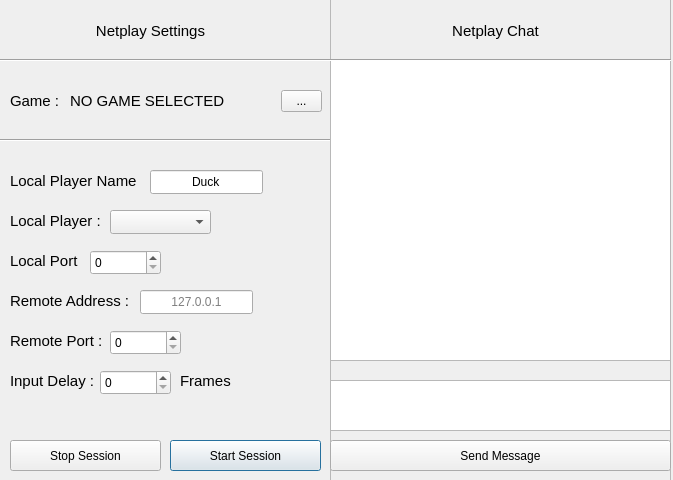
<?xml version="1.0" encoding="UTF-8"?>
<ui version="4.0">
 <class>NetplaySessionDialog</class>
 <widget class="QDialog" name="NetplaySessionDialog">
  <property name="geometry">
   <rect>
    <x>0</x>
    <y>0</y>
    <width>673</width>
    <height>480</height>
   </rect>
  </property>
  <property name="sizePolicy">
   <sizepolicy hsizetype="Fixed" vsizetype="Fixed">
    <horstretch>0</horstretch>
    <verstretch>0</verstretch>
   </sizepolicy>
  </property>
  <property name="minimumSize">
   <size>
    <width>673</width>
    <height>480</height>
   </size>
  </property>
  <property name="maximumSize">
   <size>
    <width>673</width>
    <height>480</height>
   </size>
  </property>
  <property name="windowTitle">
   <string>Dialog</string>
  </property>
  <widget class="QFrame" name="SettingsFrame">
   <property name="geometry">
    <rect>
     <x>-10</x>
     <y>-10</y>
     <width>341</width>
     <height>491</height>
    </rect>
   </property>
   <property name="frameShape">
    <enum>QFrame::StyledPanel</enum>
   </property>
   <property name="frameShadow">
    <enum>QFrame::Raised</enum>
   </property>
   <property name="lineWidth">
    <number>2</number>
   </property>
   <widget class="QLabel" name="lblLocalPlayer">
    <property name="geometry">
     <rect>
      <x>20</x>
      <y>210</y>
      <width>91</width>
      <height>41</height>
     </rect>
    </property>
    <property name="font">
     <font>
      <pointsize>11</pointsize>
     </font>
    </property>
    <property name="text">
     <string>Local Player :</string>
    </property>
    <property name="alignment">
     <set>Qt::AlignLeading|Qt::AlignLeft|Qt::AlignVCenter</set>
    </property>
   </widget>
   <widget class="QPushButton" name="btnStartSession">
    <property name="geometry">
     <rect>
      <x>180</x>
      <y>450</y>
      <width>151</width>
      <height>31</height>
     </rect>
    </property>
    <property name="text">
     <string>Start Session</string>
    </property>
   </widget>
   <widget class="QLabel" name="lblRemoteAddr">
    <property name="geometry">
     <rect>
      <x>20</x>
      <y>290</y>
      <width>121</width>
      <height>41</height>
     </rect>
    </property>
    <property name="font">
     <font>
      <pointsize>11</pointsize>
     </font>
    </property>
    <property name="text">
     <string>Remote Address :</string>
    </property>
    <property name="alignment">
     <set>Qt::AlignLeading|Qt::AlignLeft|Qt::AlignVCenter</set>
    </property>
   </widget>
   <widget class="QLineEdit" name="leRemoteAddr">
    <property name="geometry">
     <rect>
      <x>150</x>
      <y>300</y>
      <width>113</width>
      <height>24</height>
     </rect>
    </property>
    <property name="text">
     <string/>
    </property>
    <property name="alignment">
     <set>Qt::AlignCenter</set>
    </property>
    <property name="placeholderText">
     <string>127.0.0.1</string>
    </property>
   </widget>
   <widget class="QLabel" name="lblRemotePort">
    <property name="geometry">
     <rect>
      <x>20</x>
      <y>330</y>
      <width>91</width>
      <height>41</height>
     </rect>
    </property>
    <property name="font">
     <font>
      <pointsize>11</pointsize>
     </font>
    </property>
    <property name="text">
     <string>Remote Port :</string>
    </property>
    <property name="alignment">
     <set>Qt::AlignLeading|Qt::AlignLeft|Qt::AlignVCenter</set>
    </property>
   </widget>
   <widget class="QComboBox" name="cbLocalPlayer">
    <property name="geometry">
     <rect>
      <x>120</x>
      <y>220</y>
      <width>101</width>
      <height>24</height>
     </rect>
    </property>
   </widget>
   <widget class="QSpinBox" name="sbLocalPort">
    <property name="geometry">
     <rect>
      <x>100</x>
      <y>260</y>
      <width>71</width>
      <height>25</height>
     </rect>
    </property>
    <property name="sizePolicy">
     <sizepolicy hsizetype="Minimum" vsizetype="Fixed">
      <horstretch>0</horstretch>
      <verstretch>0</verstretch>
     </sizepolicy>
    </property>
   </widget>
   <widget class="QLabel" name="lblLocalPort">
    <property name="geometry">
     <rect>
      <x>20</x>
      <y>250</y>
      <width>71</width>
      <height>41</height>
     </rect>
    </property>
    <property name="font">
     <font>
      <pointsize>11</pointsize>
     </font>
    </property>
    <property name="text">
     <string>Local Port :</string>
    </property>
    <property name="alignment">
     <set>Qt::AlignLeading|Qt::AlignLeft|Qt::AlignVCenter</set>
    </property>
   </widget>
   <widget class="QSpinBox" name="sbRemotePort">
    <property name="geometry">
     <rect>
      <x>120</x>
      <y>340</y>
      <width>71</width>
      <height>25</height>
     </rect>
    </property>
   </widget>
   <widget class="QLabel" name="lblInputDelay">
    <property name="geometry">
     <rect>
      <x>20</x>
      <y>370</y>
      <width>91</width>
      <height>41</height>
     </rect>
    </property>
    <property name="font">
     <font>
      <pointsize>11</pointsize>
     </font>
    </property>
    <property name="text">
     <string>Input Delay :</string>
    </property>
    <property name="alignment">
     <set>Qt::AlignLeading|Qt::AlignLeft|Qt::AlignVCenter</set>
    </property>
   </widget>
   <widget class="QSpinBox" name="sbInputDelay">
    <property name="geometry">
     <rect>
      <x>110</x>
      <y>380</y>
      <width>71</width>
      <height>25</height>
     </rect>
    </property>
   </widget>
   <widget class="Line" name="line">
    <property name="geometry">
     <rect>
      <x>-10</x>
      <y>60</y>
      <width>711</width>
      <height>21</height>
     </rect>
    </property>
    <property name="orientation">
     <enum>Qt::Horizontal</enum>
    </property>
   </widget>
   <widget class="QLabel" name="lblNetplaySettings">
    <property name="geometry">
     <rect>
      <x>100</x>
      <y>10</y>
      <width>121</width>
      <height>61</height>
     </rect>
    </property>
    <property name="font">
     <font>
      <pointsize>11</pointsize>
     </font>
    </property>
    <property name="text">
     <string>Netplay Settings</string>
    </property>
    <property name="alignment">
     <set>Qt::AlignCenter</set>
    </property>
   </widget>
   <widget class="QLabel" name="lblFrames">
    <property name="geometry">
     <rect>
      <x>190</x>
      <y>370</y>
      <width>51</width>
      <height>41</height>
     </rect>
    </property>
    <property name="font">
     <font>
      <pointsize>11</pointsize>
     </font>
    </property>
    <property name="text">
     <string>Frames</string>
    </property>
    <property name="alignment">
     <set>Qt::AlignLeading|Qt::AlignLeft|Qt::AlignVCenter</set>
    </property>
   </widget>
   <widget class="QPushButton" name="btnStopSession">
    <property name="geometry">
     <rect>
      <x>20</x>
      <y>450</y>
      <width>151</width>
      <height>31</height>
     </rect>
    </property>
    <property name="text">
     <string>Stop Session</string>
    </property>
   </widget>
   <widget class="QLabel" name="lblLocalName">
    <property name="geometry">
     <rect>
      <x>20</x>
      <y>170</y>
      <width>131</width>
      <height>41</height>
     </rect>
    </property>
    <property name="font">
     <font>
      <pointsize>11</pointsize>
     </font>
    </property>
    <property name="text">
     <string>Local Player Name :</string>
    </property>
    <property name="alignment">
     <set>Qt::AlignLeading|Qt::AlignLeft|Qt::AlignVCenter</set>
    </property>
   </widget>
   <widget class="QLineEdit" name="lePlayerName">
    <property name="geometry">
     <rect>
      <x>160</x>
      <y>180</y>
      <width>113</width>
      <height>24</height>
     </rect>
    </property>
    <property name="text">
     <string>Duck</string>
    </property>
    <property name="alignment">
     <set>Qt::AlignCenter</set>
    </property>
   </widget>
   <widget class="QLabel" name="lblGame">
    <property name="geometry">
     <rect>
      <x>20</x>
      <y>90</y>
      <width>61</width>
      <height>41</height>
     </rect>
    </property>
    <property name="font">
     <font>
      <pointsize>11</pointsize>
     </font>
    </property>
    <property name="text">
     <string>Game :</string>
    </property>
    <property name="alignment">
     <set>Qt::AlignLeading|Qt::AlignLeft|Qt::AlignVCenter</set>
    </property>
   </widget>
   <widget class="Line" name="line_3">
    <property name="geometry">
     <rect>
      <x>10</x>
      <y>140</y>
      <width>331</width>
      <height>21</height>
     </rect>
    </property>
    <property name="orientation">
     <enum>Qt::Horizontal</enum>
    </property>
   </widget>
   <widget class="QToolButton" name="tbChooseGame">
    <property name="geometry">
     <rect>
      <x>291</x>
      <y>100</y>
      <width>41</width>
      <height>22</height>
     </rect>
    </property>
    <property name="text">
     <string>...</string>
    </property>
   </widget>
   <widget class="QLabel" name="lblSelectedGame">
    <property name="geometry">
     <rect>
      <x>80</x>
      <y>90</y>
      <width>201</width>
      <height>41</height>
     </rect>
    </property>
    <property name="font">
     <font>
      <pointsize>11</pointsize>
     </font>
    </property>
    <property name="text">
     <string>NO GAME SELECTED</string>
    </property>
    <property name="textFormat">
     <enum>Qt::AutoText</enum>
    </property>
    <property name="scaledContents">
     <bool>true</bool>
    </property>
    <property name="wordWrap">
     <bool>true</bool>
    </property>
   </widget>
  </widget>
  <widget class="QFrame" name="ChatFrame">
   <property name="geometry">
    <rect>
     <x>330</x>
     <y>-10</y>
     <width>341</width>
     <height>491</height>
    </rect>
   </property>
   <property name="frameShape">
    <enum>QFrame::StyledPanel</enum>
   </property>
   <property name="frameShadow">
    <enum>QFrame::Raised</enum>
   </property>
   <property name="lineWidth">
    <number>2</number>
   </property>
   <widget class="QListWidget" name="lvChatWindow">
    <property name="geometry">
     <rect>
      <x>0</x>
      <y>70</y>
      <width>341</width>
      <height>301</height>
     </rect>
    </property>
    <property name="sizePolicy">
     <sizepolicy hsizetype="Fixed" vsizetype="Expanding">
      <horstretch>0</horstretch>
      <verstretch>0</verstretch>
     </sizepolicy>
    </property>
    <property name="font">
     <font>
      <family>JuliaMono</family>
      <pointsize>10</pointsize>
     </font>
    </property>
    <property name="horizontalScrollBarPolicy">
     <enum>Qt::ScrollBarAlwaysOff</enum>
    </property>
   </widget>
   <widget class="QLabel" name="lblChat">
    <property name="geometry">
     <rect>
      <x>10</x>
      <y>20</y>
      <width>311</width>
      <height>41</height>
     </rect>
    </property>
    <property name="font">
     <font>
      <pointsize>11</pointsize>
     </font>
    </property>
    <property name="text">
     <string>Netplay Chat</string>
    </property>
    <property name="alignment">
     <set>Qt::AlignCenter</set>
    </property>
   </widget>
   <widget class="Line" name="line_2">
    <property name="geometry">
     <rect>
      <x>0</x>
      <y>60</y>
      <width>351</width>
      <height>21</height>
     </rect>
    </property>
    <property name="orientation">
     <enum>Qt::Horizontal</enum>
    </property>
   </widget>
   <widget class="QPlainTextEdit" name="pteChatbox">
    <property name="geometry">
     <rect>
      <x>0</x>
      <y>390</y>
      <width>341</width>
      <height>51</height>
     </rect>
    </property>
    <property name="plainText">
     <string/>
    </property>
    <property name="placeholderText">
     <string>Chat Here</string>
    </property>
   </widget>
   <widget class="QPushButton" name="btnSendChatMessage">
    <property name="geometry">
     <rect>
      <x>0</x>
      <y>450</y>
      <width>341</width>
      <height>31</height>
     </rect>
    </property>
    <property name="text">
     <string>Send Message</string>
    </property>
   </widget>
  </widget>
 </widget>
 <resources/>
 <connections/>
</ui>
